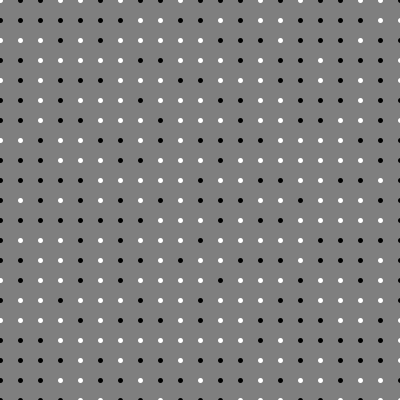
Frame 1 (no input)
Frame 60 (the mouse pressed at the canvas centre just before this capture): identical to frame 1, image omitted
Frame 120 (the mouse held since frame 60 and released just before this capture): identical to frame 1, image omitted

The Processing sketch that drew this single still picture (run headless with seeded random() and noise(); from frame 60 on, the mouse is pressed at the canvas centre):

// Processing sketch: MarchingCubes
// ── MarchingCubes.pde
float field[][];
int resolution = 20;
int cols, rows;

void setup()
{
  size(400, 400);
  cols = 1 + width/resolution;
  rows = 1 + height/resolution;  
  field = new float[cols][rows];  
  for (int i = 0; i< cols; i++)
    for (int j = 0; j< rows; j++)
    {
      {
        field[i][j] = floor(random(2));
      }
    }
}

void draw()
{
  background(127);
  strokeWeight(resolution * 0.25);
  for (int i = 0; i< cols; i++)
    for (int j = 0; j< rows; j++)
    {
      {
        stroke(field[i][j] * 255 );
        point(i*resolution, j*resolution);
      }
    }

  for (int i = 0; i< cols-1; i++)
    for (int j = 0; j< rows-1; j++)
    {
      {
        float x = i * resolution;
        float y = j * resolution;
        float halfRes = resolution/2;
        PVector a = new PVector(x + halfRes, y);
        PVector b = new PVector(x + resolution, y + halfRes);
        PVector c = new PVector(x + halfRes, y + resolution);
        PVector d = new PVector(x, y + halfRes);

        int state = GetState(field[i][j], field[i+1][j], field[i+1][j+1], field[i][j+1]);
      }
    }
}

int GetState(float a, float b, float c, float d)
{
  return int(a + 2 * b + 4 * c + 8 * d);
}

void AnalyseState(int state)
{
  switch(state)
  {
  case 0:
  // don't draw
    break;
  case 1:
    break;
  case 2:
    break;
  case 3:
    break;
  case 4:
    break;
  case 5:
    break;
  case 6:
    break;
  case 7:
    break;
  case 8:
    break;
  case 9:
    break;
  case 10:
    break;
  case 11:
    break;
  case 12:
    break;
  case 13:
    break;
  case 14:
    break;
  case 15:
    break;
  }
}
